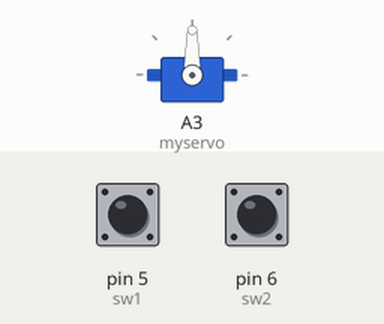
The sketch below on a simulated Arduino Uno, built with avr-gcc and run on an emulated ATmega328P. Parts: servo. The inputs (shaded band) are chosen by the test bench; at power-on: pin 5 (sw1) HIGH, pin 6 (sw2) HIGH.

Above: at 1.2 s.
1.3 s: pin 5 (sw1) pulled LOW for 0.15 s
At 2.5 s:
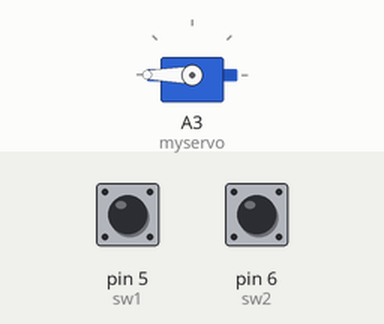
2.9 s: pin 6 (sw2) pulled LOW for 0.15 s
At 3.8 s:
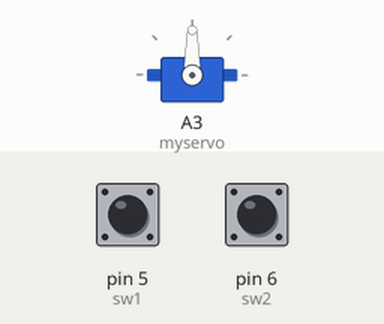
4.5 s: pin 5 (sw1) pulled LOW for 1 s
At 5.0 s:
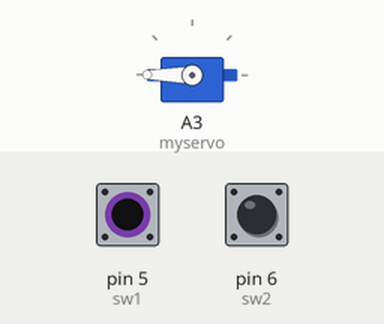
Timing chart, 0 to 7.5 s (numbered marks = the images above; inputs shaded):
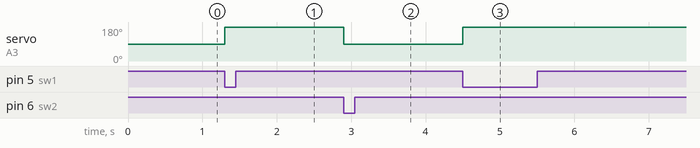

Measured:
- after the input at 1.3 s, servo on A3 (myservo): 90° → 180° at once
- after the input at 2.9 s, servo on A3 (myservo): 180° → 90° at once
- after the input at 4.5 s, servo on A3 (myservo): 90° → 180° at once

The sketch:

servo_1.ino
```cpp
#include <Servo.h>

Servo myservo;
// 스위치를 5번 핀으로 설정합니다.
  int sw1 = 5;
  int sw2 = 6;
  int angle = 0;

long bounceStartTime = 0;
// 본 예제에서는 스위치를 눌렀을때 50ms 안의 신호는 바운스 현상으로 간주하고, 디바운스 합니다.
long debounce = 50;

// 실행시 가장 먼저 호출되는 함수이며, 최초 1회만 실행됩니다.
// 변수를 선언하거나 초기화를 위한 코드를 포함합니다.
void setup() {

  // 서보모터를 A3핀으로 설정합니다.
  myservo.attach(A3);
  // 스위치가 연결된 핀의 모드를 INPUT_PULLUP 상태(초기 로직레벨을 HIGH로 설정)로 설정합니다.
  // 설정된 디지털 핀은 아래와 같은 값을 반환합니다.
  // 스위치가 열려있다면 (누르지 않은 상태) HIGH
  // 스위치를 닫혀있다면 (누른 상태), LOW
  pinMode(sw1, INPUT_PULLUP);
  pinMode(sw2, INPUT_PULLUP);
  Serial.begin(9600);

}

// setup() 함수가 호출된 이후, loop() 함수가 호출되며,
// 블록 안의 코드를 무한히 반복 실행됩니다.
void loop() {
  if (digitalRead(sw1)==LOW)
  {
   angle = 180;
   myservo.write(angle);
   delay(1000);
  }
   if (digitalRead(sw2)==LOW)
   {
   angle = 90;
   myservo.write(angle);
   delay(1000);
   }
}
```
